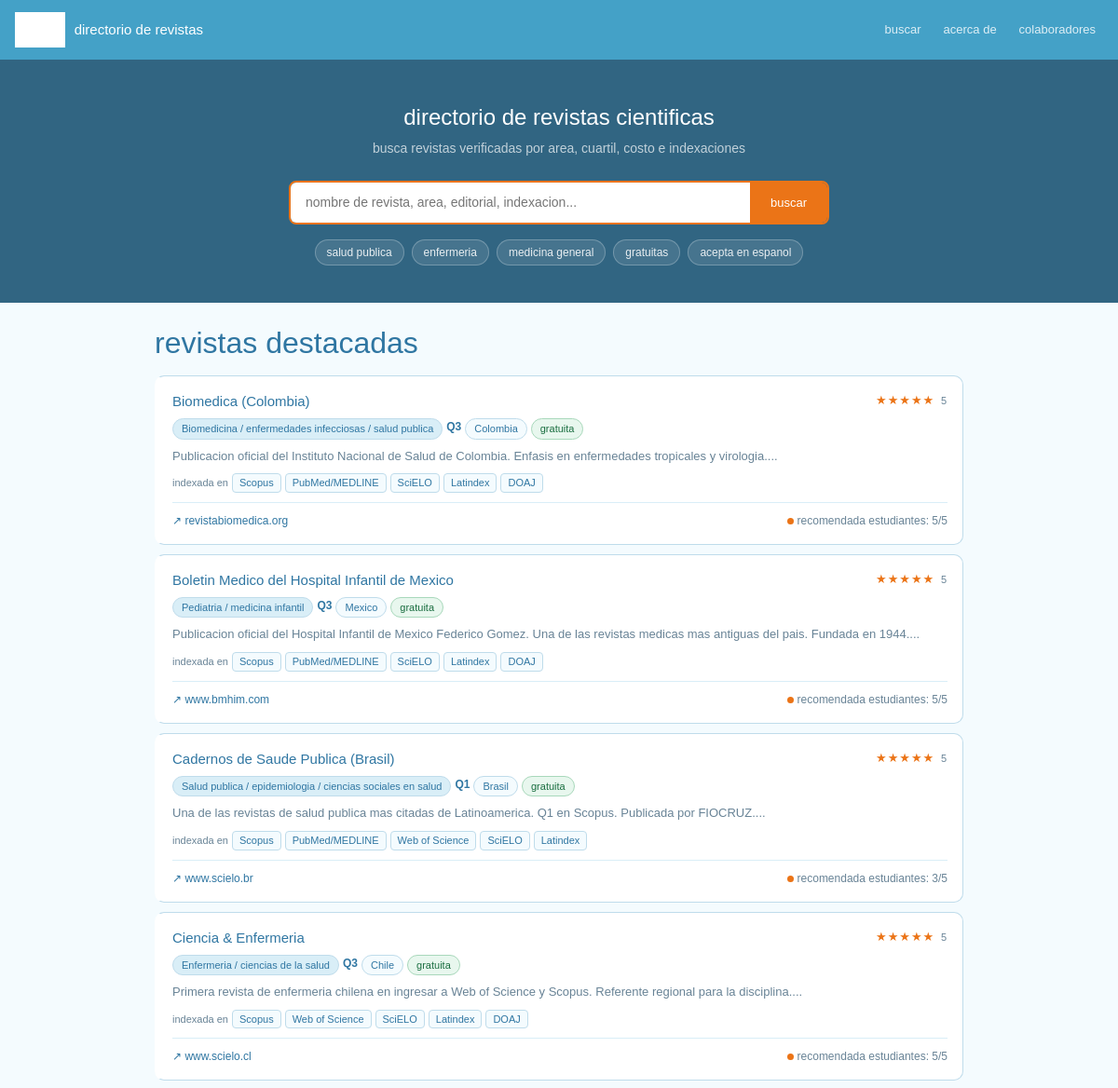
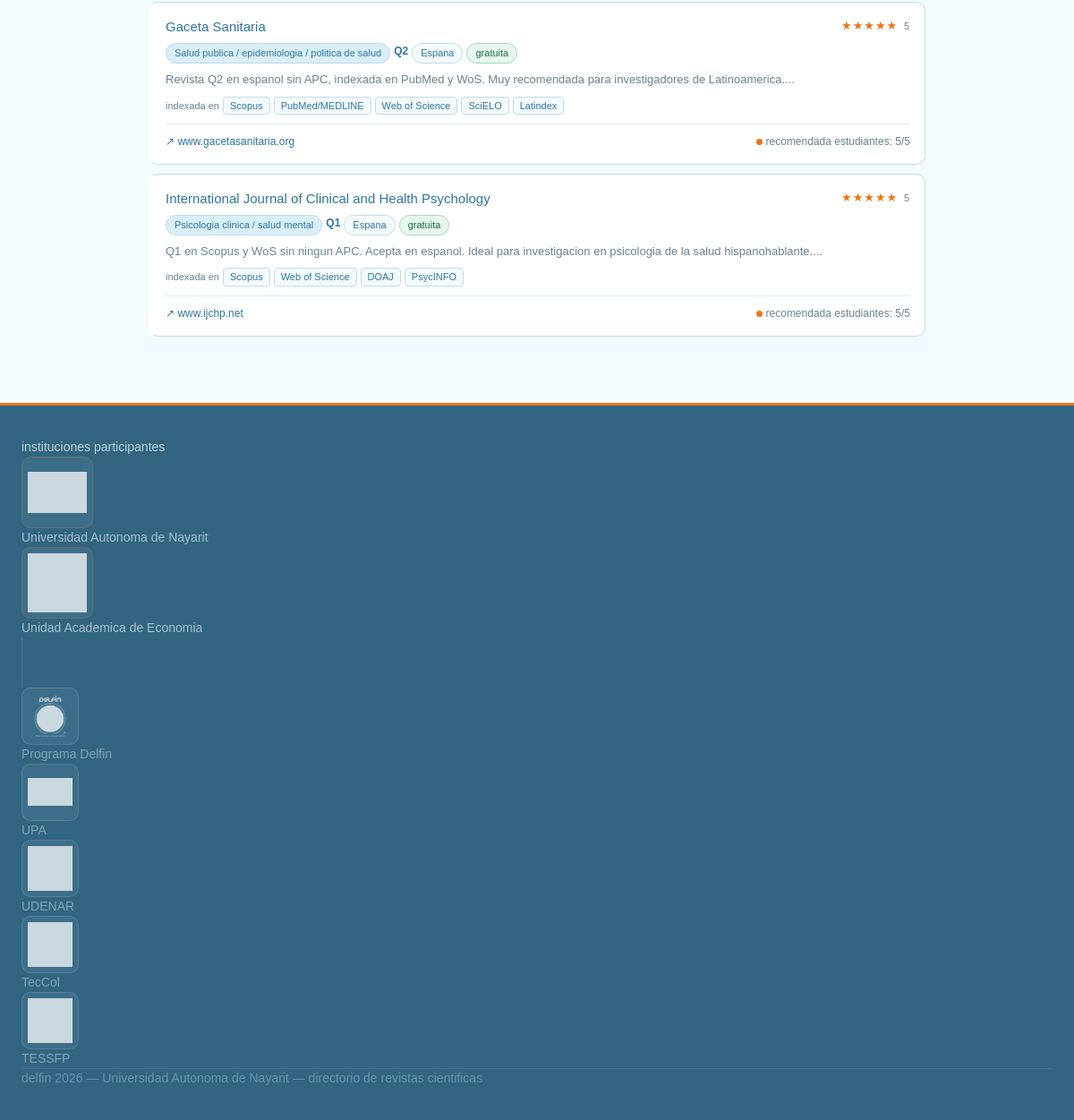
The page / on the database its author committed (2 pictures, top to bottom).
### tables this page shows
CREATE TABLE IF NOT EXISTS revistas (
    id                      INT AUTO_INCREMENT PRIMARY KEY,
    nombre                  VARCHAR(300) NOT NULL,
    area                    VARCHAR(200) DEFAULT NULL,
    pais                    VARCHAR(100) DEFAULT NULL,
    cuartil_sjr             ENUM('Q1','Q2','Q3','Q4','S/D') DEFAULT 'S/D',
    apc_tipo                ENUM('gratuita','pago','hibrida') DEFAULT 'gratuita',
    apc_descripcion         VARCHAR(250) DEFAULT NULL,
    indexaciones            VARCHAR(300) DEFAULT NULL,
    editorial               VARCHAR(200) DEFAULT NULL,
    idiomas                 VARCHAR(150) DEFAULT NULL,
    tipos_articulos         VARCHAR(300) DEFAULT NULL,
    acceso                  ENUM('abierto','suscripcion','hibrido') DEFAULT 'abierto',
    confiabilidad           TINYINT UNSIGNED DEFAULT NULL,
    recomendada_estudiantes TINYINT UNSIGNED DEFAULT NULL,
    descripcion             TEXT DEFAULT NULL,
    sitio_web               VARCHAR(500) DEFAULT NULL,
    fecha_registro          DATETIME DEFAULT CURRENT_TIMESTAMP
);

### controllers/HomeController.php (called while the page is built, shortened)
<?php
require_once __DIR__ . '/../models/Revista.php';
class HomeController {
    public function index(): void {
        $destacadas = Revista::destacadas(getDB());
        require __DIR__ . '/../views/pages/home.php';
    }
}

### config/database.php (called while the page is built, shortened)
<?php
function getDB(): PDO {
    static $pdo = null;
    if ($pdo === null) {
        $host = getenv('DB_HOST') ?: "localhost";
        $db   = getenv('DB_NAME') ?: "u583236171_rev";
        $user = getenv('DB_USER') ?: "u583236171_rev";
        $pass = getenv('DB_PASS') ?: "";
        try {
            $pdo = new PDO(
                "mysql:host=$host;dbname=$db;charset=utf8mb4",
                $user,
                $pass,
                [PDO::ATTR_ERRMODE => PDO::ERRMODE_EXCEPTION]
            );
            $pdo->exec("SET time_zone = '-06:00'");
        } catch (PDOException $e) {
            die("error de conexion: " . $e->getMessage());
        }
    }
    return $pdo;
}

### models/Revista.php (called while the page is built, shortened)
<?php
class Revista {
    public static function destacadas(PDO $pdo): array {
        $stmt = $pdo->prepare('SELECT * FROM revistas WHERE confiabilidad = 5 ORDER BY nombre ASC LIMIT 6');
        $stmt->execute();
        return $stmt->fetchAll();
    }
}

### views/partials/card-revista.php (the view)
<div class="rev-card">
    <div class="d-flex align-items-start justify-content-between gap-2 mb-2">
        <a href="index.php?ruta=/revista&id=<?= (int)($revista['id'] ?? 0) ?>" class="rev-title">
            <?= htmlspecialchars($revista['nombre'] ?? '') ?>
        </a>
        <span class="rev-stars flex-shrink-0">
            <?= str_repeat('&#9733;', (int)($revista['confiabilidad'] ?? 0)) ?><?= str_repeat('<span class="rev-star-empty">&#9733;</span>', 5 - (int)($revista['confiabilidad'] ?? 0)) ?>
            <span style="font-size:11px;color:var(--text-muted);margin-left:2px"><?= (int)($revista['confiabilidad'] ?? 0) ?></span>
        </span>
    </div>
    <div class="d-flex flex-wrap gap-1 mb-2">
        <?php if (!empty($revista['area'])): ?><span class="pill pill-area"><?= htmlspecialchars($revista['area']) ?></span><?php endif; ?>
        <?php if (!empty($revista['cuartil_sjr']) && $revista['cuartil_sjr'] !== 'S/D'): ?><span class="cuartil-txt"><?= htmlspecialchars($revista['cuartil_sjr']) ?></span><?php endif; ?>
        <?php if (!empty($revista['pais'])): ?><span class="pill pill-pais"><?= htmlspecialchars($revista['pais']) ?></span><?php endif; ?>
        <?php
        $cls = ['gratuita' => 'pill-gratis', 'pago' => 'pill-pago', 'hibrida' => 'pill-hibrida'][$revista['apc_tipo'] ?? ''] ?? 'pill-gratis';
        ?><span class="pill <?= $cls ?>"><?= htmlspecialchars($revista['apc_tipo'] ?? 'gratuita') ?></span>
    </div>
    <?php if (!empty($revista['descripcion'])): ?>
    <p class="rev-desc mb-2"><?= htmlspecialchars(mb_substr($revista['descripcion'], 0, 180)) ?>...</p>
    <?php endif; ?>
    <div class="d-flex flex-wrap align-items-center gap-1 mb-0">
        <span style="font-size:11px;color:var(--text-muted)">indexada en</span>
        <?php foreach (array_slice(explode(',', $revista['indexaciones'] ?? ''), 0, 5) as $idx): ?>
        <span class="index-tag"><?= htmlspecialchars(trim($idx)) ?></span>
        <?php endforeach; ?>
    </div>
    <div class="card-divider d-flex align-items-center justify-content-between">
        <a href="<?= htmlspecialchars($revista['sitio_web'] ?? '#') ?>" target="_blank" class="rev-url">
            &#8599; <?= htmlspecialchars(parse_url($revista['sitio_web'] ?? '', PHP_URL_HOST) ?? '') ?>
        </a>
        <span class="rec-badge"><span class="rec-dot"></span>recomendada estudiantes: <?= (int)($revista['recomendada_estudiantes'] ?? 0) ?>/5</span>
    </div>
</div>

### index.php (shortened to what this page needs)
<?php
require_once __DIR__ . '/config/database.php';
$routes = require __DIR__ . '/routes/web.php';
$ruta   = $_GET['ruta'] ?? '/';
$method = $_SERVER['REQUEST_METHOD'];
if (isset($routes[$method][$ruta])) {
    $route = $routes[$method][$ruta];
    $controller = new $route['controller']();
    $action     = $route['action'];
    $controller->$action();
} else {
    http_response_code(404);
    $titulo = '404 - ' . APP_NAME;
    require __DIR__ . '/views/pages/404.php';
}

### views/partials/head.php (shortened to what this page needs)
<!DOCTYPE html>
<html lang="es">
<head>
<link rel="stylesheet" href="https://cdnjs.cloudflare.com/ajax/libs/bootstrap/5.3.3/css/bootstrap.min.css">
<link rel="stylesheet" href="css/styles.css">
</head>
<body>

### views/partials/navbar.php (shortened to what this page needs)
<nav class="navbar navbar-expand-lg px-3">
    <a class="navbar-brand" href="index.php">
        <img src="img/logo_UAN.png" alt="logo Universidad Autonoma de Nayarit">
        directorio de revistas
    </a>
    <div class="collapse navbar-collapse" id="navMenu">
        <ul class="navbar-nav ms-auto gap-2">
            <li class="nav-item"><a class="nav-link <?= ($paginaActiva ?? '') === 'buscar' ? 'active' : '' ?>" href="index.php?ruta=/buscar">buscar</a></li>
            <li class="nav-item"><a class="nav-link <?= ($paginaActiva ?? '') === 'acerca' ? 'active' : '' ?>" href="index.php?ruta=/acerca">acerca de</a></li>
            <li class="nav-item"><a class="nav-link" href="#colaboradores">colaboradores</a></li>
        </ul>
    </div>
</nav>

### views/pages/home.php (shortened to what this page needs)
<?php
$paginaActiva = 'home';
require __DIR__ . '/../partials/head.php';
require __DIR__ . '/../partials/navbar.php';
?>
<div class="hero">
    <h1>directorio de revistas cientificas</h1>
    <p>busca revistas verificadas por area, cuartil, costo e indexaciones</p>
    <form action="index.php" method="GET" class="search-box">
        <input type="text" name="q" placeholder="nombre de revista, area, editorial, indexacion...">
        <button type="submit">buscar</button>
    </form>
    <div class="hero-tags">
        <a href="index.php?ruta=/buscar&q=salud+publica" class="hero-tag">salud publica</a>
        <a href="index.php?ruta=/buscar&q=enfermeria" class="hero-tag">enfermeria</a>
        <a href="index.php?ruta=/buscar&q=medicina+general" class="hero-tag">medicina general</a>
        <a href="index.php?ruta=/buscar&apc_tipo[]=gratuita" class="hero-tag">gratuitas</a>
        <a href="index.php?ruta=/buscar&espanol=1" class="hero-tag">acepta en espanol</a>
    </div>
</div>
<div class="container-fluid px-3 py-4" style="max-width:900px;margin:0 auto">
    <h2 class="section-title mb-3">revistas destacadas</h2>
    <div id="revistas-destacadas">
        <?php if (empty($destacadas)): ?>
            <p class="text-muted" style="font-size:13px">sin revistas disponibles aun.</p>
        <?php else: ?>
            <?php foreach ($destacadas as $revista): ?>
                <?php require __DIR__ . '/../partials/card-revista.php'; ?>
            <?php endforeach; ?>
        <?php endif; ?>
    </div>
</div>
<?php require __DIR__ . '/../partials/footer.php'; ?>

### views/partials/footer.php (shortened to what this page needs)
<footer class="colabs-section" id="colaboradores">
    <div class="colabs-title">instituciones participantes</div>
    <div class="colabs-grid">
        <div class="colab-item">
            <div class="colab-logo-wrap colab-principal">
                <img src="img/logo_UAN.png" alt="logo Universidad Autonoma de Nayarit">
            </div>
            <span class="colab-name colab-name-principal">Universidad Autonoma de Nayarit</span>
        </div>
        <div class="colab-item">
            <div class="colab-logo-wrap colab-principal">
                <img src="img/logo_unidad_economia.png" alt="logo Unidad Academica de Economia">
            </div>
            <span class="colab-name colab-name-principal">Unidad Academica de Economia</span>
        </div>
        <div class="colab-item">
            <div class="colab-logo-wrap">
                <img src="img/logo_delfin.png" alt="logo Programa Delfin">
            </div>
            <span class="colab-name">Programa Delfin</span>
        </div>
        <div class="colab-item">
            <div class="colab-logo-wrap">
                <img src="img/logo_upa.png" alt="logo UPA">
            </div>
            <span class="colab-name">UPA</span>
        </div>
        <div class="colab-item">
            <div class="colab-logo-wrap">
                <img src="img/logo_udenar.png" alt="logo UDENAR">
            </div>
            <span class="colab-name">UDENAR</span>
        </div>
        <div class="colab-item">
            <div class="colab-logo-wrap">
                <img src="img/logo_teccol.png" alt="logo TecCol">
            </div>
            <span class="colab-name">TecCol</span>
        </div>
        <div class="colab-item">
            <div class="colab-logo-wrap">
                <img src="img/logo_TESSFP.png" alt="logo TESSFP">
            </div>
            <span class="colab-name">TESSFP</span>
        </div>
    </div>
    <div class="colabs-footer">delfin 2026 &mdash; Universidad Autonoma de Nayarit &mdash; directorio de revistas cientificas</div>
</footer>
</body>
</html>

### css/styles.css (style rules this page uses)
.navbar { background:#44A1C7 !important; }
.hero { background:#316582; }
.rev-title, .section-title, .detalle-titulo, .filter-title, .rev-url, .btn-volver, .cuartil-txt { color:#2F76A2; }
.pill-area, .pill-pais, .index-tag { color:#2F76A2; }
:root { --uan: #44A1C7; --uan-dark: #2F76A2; --uan-darker: #316582; --uan-light: #d9eef7; --uan-xlight: #f4fbfe; --orange: #eb7417; --orange-light: #fef3e8; --text-main: #20384b; --text-muted: #688396; --border: #bfdceb; }
body { background: var(--uan-xlight); color: var(--text-main); font-family: Arial, sans-serif; font-size: 14px; }
.navbar { background: var(--uan) !important; min-height: 58px; }
.navbar-brand { color: #fff !important; font-size: 15px; font-weight: 500; display: flex; align-items: center; gap: 10px; }
.navbar-brand img { height: 38px; filter: brightness(0) invert(1); }
.nav-link { color: rgba(255,255,255,.82) !important; font-size: 13px; }
.hero { background: var(--uan-darker); padding: 48px 24px 40px; text-align: center; }
.hero h1 { font-size: 24px; font-weight: 500; color: #fff; margin-bottom: 8px; }
.hero p { font-size: 14px; color: rgba(255,255,255,.70); margin-bottom: 24px; }
.search-box { max-width: 580px; margin: 0 auto; display: flex; border-radius: 8px; overflow: hidden; border: 2px solid var(--orange); }
.search-box input { flex: 1; border: none; outline: none; padding: 11px 16px; font-size: 14px; background: #fff; color: var(--text-main); }
.search-box button { background: var(--orange); border: none; padding: 0 22px; font-size: 13px; font-weight: 500; color: #fff; cursor: pointer; transition: background .15s; }
.hero-tags { display: flex; gap: 8px; justify-content: center; flex-wrap: wrap; margin-top: 16px; }
.hero-tag { background: rgba(255,255,255,.10); color: rgba(255,255,255,.88); border: 1px solid rgba(255,255,255,.25); border-radius: 20px; font-size: 12px; padding: 4px 12px; cursor: pointer; transition: .15s; text-decoration: none; }
.rev-card { background: #fff; border: 1px solid var(--border); border-left: 3px solid transparent; border-radius: 10px; padding: 16px; margin-bottom: 10px; transition: .15s; }
.rev-title { font-size: 15px; font-weight: 500; color: var(--uan-dark); text-decoration: none; line-height: 1.4; }
.rev-stars { color: var(--orange); font-size: 13px; letter-spacing: 1px; }
.rev-desc { font-size: 13px; color: var(--text-muted); line-height: 1.6; }
.rev-url { font-size: 12px; color: var(--uan-dark); text-decoration: none; }
.rec-badge { font-size: 12px; color: var(--text-muted); }
.rec-dot { width: 7px; height: 7px; border-radius: 50%; background: var(--orange); display: inline-block; margin-right: 4px; }
.card-divider { border-top: 1px solid var(--uan-light); margin-top: 10px; padding-top: 10px; }
.pill { font-size: 11px; padding: 2px 9px; border-radius: 20px; border: 1px solid; white-space: nowrap; }
.pill-area { background: var(--uan-light); color: var(--uan-dark); border-color: var(--border); }
.pill-pais { background: var(--uan-xlight); color: var(--uan-dark); border-color: var(--border); }
.pill-gratis { background: #e8f7ee; color: #1a6e40; border-color: #a8d8bb; }
.cuartil-txt { font-size: 12px; font-weight: 600; color: var(--uan-dark); }
.index-tag { font-size: 11px; background: var(--uan-xlight); color: var(--uan-dark); border: 1px solid var(--border); border-radius: 4px; padding: 1px 7px; }
.section-title { color: var(--uan-dark); }
.colabs-section { background: var(--uan-darker); padding: 36px 24px; border-top: 3px solid var(--orange); margin-top: 40px; }
.colabs-title { color: rgba(255,255,255,.70); }
.colab-item { opacity: .75; }
.colab-logo-wrap { width: 64px; height: 64px; border-radius: 10px; background: rgba(255,255,255,.08); border: 1px solid rgba(255,255,255,.18); display: flex; align-items: center; justify-content: center; overflow: hidden; padding: 6px; }
.colab-logo-wrap.colab-principal { width: 80px; height: 80px; border-color: rgba(235,116,23,.35); }
.colab-logo-wrap img { width: 100%; height: 100%; object-fit: contain; filter: brightness(0) invert(1); }
.colab-name { color: rgba(255,255,255,.55); }
.colab-name.colab-name-principal { color: rgba(255,255,255,.78); }
.colabs-footer { color: rgba(255,255,255,.30); border-top: 1px solid rgba(255,255,255,.08); }

### rows shown on the page
revistas: nombre "Biomedica (Colombia)", confiabilidad "★★★★★", confiabilidad "5", area "Biomedicina / enfermedades infecciosas / salud publica", cuartil_sjr "Q3", pais "Colombia", apc_tipo "gratuita", descripcion "Publicacion oficial del Instituto Nacional de Salud de Colombia. Enfasis en enfermedades tropicales y virologia.", indexaciones "Scopus", indexaciones "PubMed/MEDLINE", indexaciones "SciELO", indexaciones "Latindex", indexaciones "DOAJ", sitio_web "revistabiomedica.org", recomendada_estudiantes "5"
revistas: nombre "Boletin Medico del Hospital Infantil de Mexico", confiabilidad "★★★★★", confiabilidad "5", area "Pediatria / medicina infantil", cuartil_sjr "Q3", pais "Mexico", apc_tipo "gratuita", descripcion "Publicacion oficial del Hospital Infantil de Mexico Federico Gomez. Una de las revistas medicas mas antiguas del pais. Fundada en 1944.", indexaciones "Scopus", indexaciones "PubMed/MEDLINE", indexaciones "SciELO", indexaciones "Latindex", indexaciones "DOAJ", sitio_web "www.bmhim.com", recomendada_estudiantes "5"
revistas: nombre "Cadernos de Saude Publica (Brasil)", confiabilidad "★★★★★", confiabilidad "5", area "Salud publica / epidemiologia / ciencias sociales en salud", cuartil_sjr "Q1", pais "Brasil", apc_tipo "gratuita", descripcion "Una de las revistas de salud publica mas citadas de Latinoamerica. Q1 en Scopus. Publicada por FIOCRUZ.", indexaciones "Scopus", indexaciones "PubMed/MEDLINE", indexaciones "Web of Science", indexaciones "SciELO", indexaciones "Latindex", sitio_web "www.scielo.br", recomendada_estudiantes "3"
revistas: nombre "Ciencia & Enfermeria", confiabilidad "★★★★★", confiabilidad "5", area "Enfermeria / ciencias de la salud", cuartil_sjr "Q3", pais "Chile", apc_tipo "gratuita", descripcion "Primera revista de enfermeria chilena en ingresar a Web of Science y Scopus. Referente regional para la disciplina.", indexaciones "Scopus", indexaciones "Web of Science", indexaciones "SciELO", indexaciones "Latindex", indexaciones "DOAJ", sitio_web "www.scielo.cl", recomendada_estudiantes "5"
revistas: nombre "Gaceta Sanitaria", confiabilidad "★★★★★", confiabilidad "5", area "Salud publica / epidemiologia / politica de salud", cuartil_sjr "Q2", pais "Espana", apc_tipo "gratuita", descripcion "Revista Q2 en espanol sin APC, indexada en PubMed y WoS. Muy recomendada para investigadores de Latinoamerica.", indexaciones "Scopus", indexaciones "PubMed/MEDLINE", indexaciones "Web of Science", indexaciones "SciELO", indexaciones "Latindex", sitio_web "www.gacetasanitaria.org", recomendada_estudiantes "5"
revistas: nombre "International Journal of Clinical and Health Psychology", confiabilidad "★★★★★", confiabilidad "5", area "Psicologia clinica / salud mental", cuartil_sjr "Q1", pais "Espana", apc_tipo "gratuita", descripcion "Q1 en Scopus y WoS sin ningun APC. Acepta en espanol. Ideal para investigacion en psicologia de la salud hispanohablante.", indexaciones "Scopus", indexaciones "Web of Science", indexaciones "DOAJ", indexaciones "PsycINFO", sitio_web "www.ijchp.net", recomendada_estudiantes "5"
